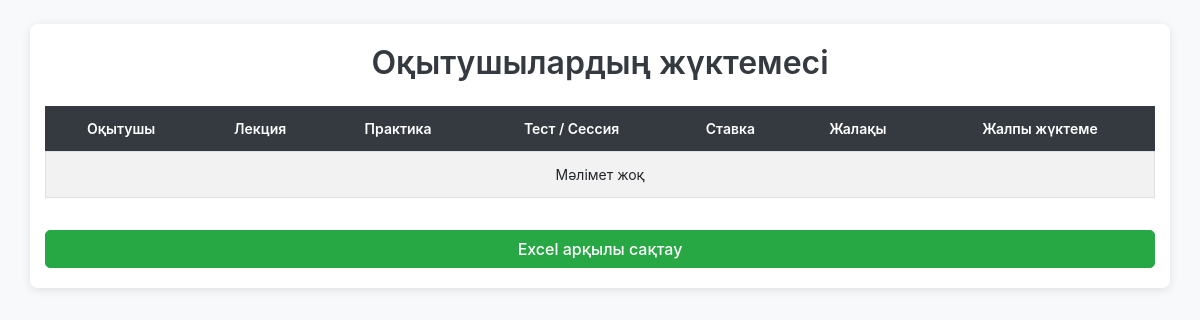
Page /zhukteme/ on the earlier database version.
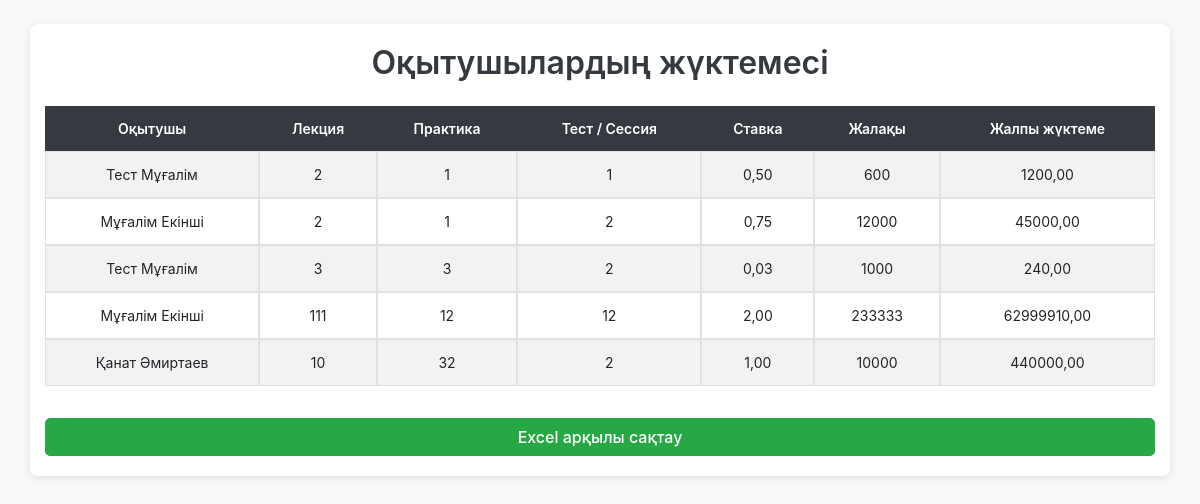
Same page on the later database version.
### main/models.py (models this page shows, shortened)
class Zhukteme(models.Model):
    teacher = models.ForeignKey(CustomUser, on_delete=models.CASCADE, limit_choices_to={'is_teacher': True})
    lectures = models.PositiveIntegerField(default=0)
    practices = models.PositiveIntegerField(default=0)
    tests = models.PositiveIntegerField(default=0)
    rate =models.DecimalField(max_digits=4, decimal_places=2, default=0)
    zhalaqy = models.PositiveIntegerField(default=0)
    @property
    def total_load(self):
        total=(self.lectures + self.practices + self.tests) * self.rate * self.zhalaqy
        return total

class CustomUser(AbstractUser):
    is_student = models.BooleanField(default=False)
    is_teacher = models.BooleanField(default=False)
    rate = models.DecimalField(
        max_digits=3,
        decimal_places=2,
        choices=[
            (1.00, 'Толық'),
            (0.50, '0.5'),
            (0.25, '0.25')
        ],
        default=1.00,
        blank=True,
        null=True,
        verbose_name='Ставка'
    )
    img = models.ImageField('foto', upload_to="profile/", blank=True, null=True)
    data = models.DateField('tygan kyn', blank=True, null=True)
    about_me  = models.TextField('ozim jaily', blank=True, null=True)
    email = models.EmailField('email', blank=True, null=True, )
    telefon = models.CharField('telefon', blank=True, null=True, max_length=20)
    addres1 = models.CharField('meken-jai-1', blank=True, null=True, max_length=100)
    addres2 = models.CharField('meken-jai-2', blank=True, null=True, max_length=100)
    ana = models.CharField('anasy aty', blank=True, null=True, max_length=100)
    ana_nomer = models.CharField('ana_telefon', blank=True, null=True, max_length=20)
    ake = models.CharField('akesy aty', blank=True, null=True, max_length=100)
    ake_nomer = models.CharField('ake_telefon', blank=True, null=True, max_length=20)
    kyrs = models.ForeignKey(Kyrs, on_delete=models.CASCADE, verbose_name='kyrs', blank=True, null=True )
    toby = models.ForeignKey(Toby, on_delete=models.CASCADE, verbose_name='toby', blank=True, null=True)
    oku_tury = models.ForeignKey(Oky_tury, on_delete=models.CASCADE, verbose_name='oky_tury', blank=True, null=True)
    dareje = models.ForeignKey(Dareje, on_delete=models.CASCADE, verbose_name='dareje', blank=True, null=True)
    kyzmet = models.ForeignKey(Kyzmet, on_delete=models.CASCADE, verbose_name='kyzmet', blank=True, null=True)
    sabak = models.ManyToManyField(Kyrs, verbose_name='sabak', related_name='custom_user_sabaks')
    user_permissions = models.ManyToManyField(
        Permission,
        verbose_name=_('user permissions'),
        blank=True,
        related_name='customuser_permissions',
        related_query_name='customuser_permission',
    )
    groups = models.ManyToManyField(
        Group,
        verbose_name=_('groups'),
        blank=True,
        related_name='customuser_groups',
        related_query_name='customuser_group',
    )

### main/views.py (the view)
# urls.py: path('zhukteme/', zhukteme_list, name='zhukteme_list')
def zhukteme_list(request):
    zhuktemeler = Zhukteme.objects.all()
    print("Zhukteme count:", zhuktemeler.count())
    return render(request, 'main/zhukteme/zhukteme_list.html', {'zhuktemeler': zhuktemeler})

### main/templates/main/zhukteme/zhukteme_list.html (shortened to what this page needs)
<!DOCTYPE html>
<html lang="kk">
<head>
    <link rel="stylesheet" href="https://stackpath.bootstrapcdn.com/bootstrap/4.5.2/css/bootstrap.min.css">
</head>
<body>
    <section class="container my-4">
        <h2 class="mb-4 text-center">Оқытушылардың жүктемесі</h2>
        <div class="table-responsive">
            <table class="table table-striped table-bordered table-hover">
                <thead class="thead-dark">
                    <tr>
                        <th scope="col">Оқытушы</th>
                        <th scope="col">Лекция</th>
                        <th scope="col">Практика</th>
                        <th scope="col">Тест / Сессия</th>
                        <th scope="col">Ставка</th>
                        <th scope="col">Жалақы</th>
                        <th scope="col">Жалпы жүктеме</th>
                    </tr>
                </thead>
                <tbody>
                    {% for zh in zhuktemeler %}
                    <tr>
                        <td>{{ zh.teacher.get_full_name }}</td>
                        <td>{{ zh.lectures }}</td>
                        <td>{{ zh.practices }}</td>
                        <td>{{ zh.tests }}</td>
                        <td>{{ zh.rate|floatformat:2 }}</td>
                        <td>{{ zh.zhalaqy }}</td>
                        <td>{{ zh.total_load|floatformat:2 }}</td>
                    </tr>
                    {% empty %}
                    <tr>
                        <td colspan="7" class="text-center">Мәлімет жоқ</td>
                    </tr>
                    {% endfor %}
                </tbody>
            </table>
        </div>
        <a href="{% url 'zhukteme_export' %}" class="btn btn-success btn-block mt-3">Excel арқылы сақтау</a>
    </section>
</body>
</html>

Differences in the rows shown:
added Zhukteme: teacher.get_full_name "Тест Мұғалім", lectures "2", practices "1", tests "1", rate "0,50", zhalaqy "600", total_load "1200,00"
added Zhukteme: teacher.get_full_name "Мұғалім Екінші", lectures "2", practices "1", tests "2", rate "0,75", zhalaqy "12000", total_load "45000,00"
added Zhukteme: teacher.get_full_name "Тест Мұғалім", lectures "3", practices "3", tests "2", rate "0,03", zhalaqy "1000", total_load "240,00"
added Zhukteme: teacher.get_full_name "Мұғалім Екінші", lectures "111", practices "12", tests "12", rate "2,00", zhalaqy "233333", total_load "62999910,00"
added Zhukteme: teacher.get_full_name "Қанат Әмиртаев", lectures "10", practices "32", tests "2", rate "1,00", zhalaqy "10000", total_load "440000,00"
Other differences:
text no longer shown: "Мәлімет жоқ"
